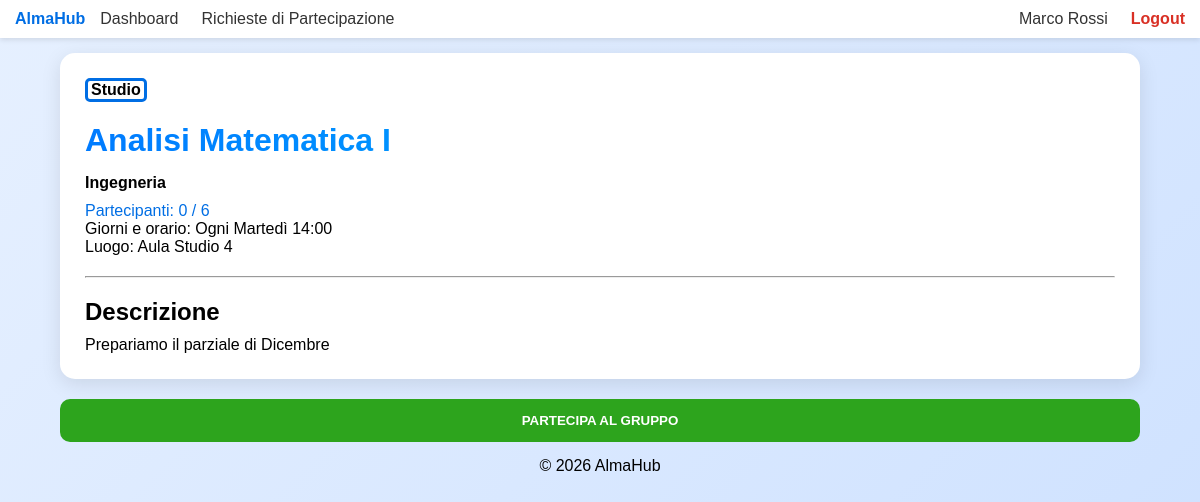
Screenshot of /public/group-details.php?id=1 (signed in) with the database file from the repository.
### tables this page shows
CREATE TABLE gruppi (
  id_gruppo INT AUTO_INCREMENT PRIMARY KEY,
  titolo VARCHAR(150) NOT NULL,
  corso VARCHAR(100) NOT NULL,
  descrizione TEXT,
  tipo ENUM('Studio', 'Elaborato') NOT NULL,
  luogo_incontro VARCHAR(255),
  orario_incontro VARCHAR(100),
  membri_max INT DEFAULT 6,
  id_creatore INT NOT NULL,
  stato ENUM('attivo', 'eliminato') DEFAULT 'attivo',
  data_creazione TIMESTAMP DEFAULT CURRENT_TIMESTAMP,
  FOREIGN KEY (id_creatore) REFERENCES utenti(id_utente) ON DELETE CASCADE
);

### public/group-details.php (called while the page is built, shortened)
<?php
require_once __DIR__ . '/../app/bootstrap.php';
$idGruppo = $_GET['id'] ?? null;
$gruppo = $dbh->getGroupDetails($idGruppo);
if (!empty($gruppo)) {
    $gruppo["numPartecipanti"] = $dbh->countGroupParticipants($idGruppo);
    $templateParams["gruppo"] = $gruppo;
} else {
    $templateParams["gruppo"] = [];
    $templateParams["errore"] = "Gruppo non trovato!";
}
require __DIR__ . '/../template/group-details-template.php';
?>

### db/database.php (called while the page is built, shortened)
<?php
class DatabaseHelper {
    private $db;
    public function __construct(string $host, string $user, string $pass, string $name, int $port = 3306){
        $this->db = new mysqli($host, $user, $pass, $name, $port);
    }
    public function getGroupDetails(int $idGruppo) {
        $stmt = $this->db->prepare("SELECT id_gruppo, titolo, corso, descrizione, tipo, luogo_incontro, orario_incontro, data_creazione, membri_max,
                    CONCAT(u.nome, ' ', u.cognome) AS creatore
                    FROM gruppi g
                    LEFT JOIN utenti u ON g.id_creatore = u.id_utente
                    WHERE id_gruppo = ?");
        $stmt->bind_param("i", $idGruppo);
        $stmt->execute();
        $groupDetails = $stmt->get_result();
        return $groupDetails->fetch_assoc() ?? [];
    }
    public function countGroupParticipants(int $idGruppo) {
        $stmt = $this->db->prepare("SELECT COUNT(*) as totale FROM iscrizioni WHERE id_gruppo = ? AND stato = 'confermato'");
        $stmt->bind_param("i", $idGruppo);
        $stmt->execute();
        $result = $stmt->get_result();
        $row = $result->fetch_assoc();
        return (int)($row['totale'] ?? 0);
    }
    public function isUserInGroup(int $idUtente, $idGruppo) {
        $query = "SELECT * FROM iscrizioni WHERE id_utente = ? AND id_gruppo = ? AND stato='confermato'";
        $stmt = $this->db->prepare($query);
        $stmt->bind_param("ii", $idUtente, $idGruppo);
        $stmt->execute();
        $result = $stmt->get_result();
        return $result->num_rows > 0;
    }
}
?>

### app/bootstrap.php (called while the page is built, shortened)
<?php
require_once __DIR__ . '/../db/database.php';
function isAdmin() {
    return $_SESSION['utente']['ruolo'] === 'admin';
}
$dbh = new DatabaseHelper(DB_HOST, DB_USER, DB_PASS, DB_NAME, DB_PORT);
?>

### template/group-details-template.php (the view, shortened to what this page needs)
<!DOCTYPE html>
<html lang="it">
<head>
    <link rel="stylesheet" href="../css/base.css">
    <link rel="stylesheet" href="../css/header.css">
    <link rel="stylesheet" href="../css/group-details.css">
</head>
<body>
<?php include 'layout/header.php'; ?>
    <?php if(!empty($templateParams["gruppo"])): ?>
        <div class="group-details">
            <p class="tipo"><strong> <?php echo $templateParams["gruppo"]["tipo"]; ?> </strong></p>
            <h1 class="gradient-text"><?php echo $templateParams["gruppo"]["titolo"]; ?></h1>
            <p class="course"><b><?php echo $templateParams["gruppo"]["corso"]; ?></b></p>
            <ul>
                <li><a class="members" href="group-members.php?id=<?php echo $templateParams["gruppo"]["id_gruppo"]; ?>">Partecipanti: <?php echo $templateParams["gruppo"]["numPartecipanti"]; ?> / <?php echo $templateParams["gruppo"]["membri_max"]; ?></a></li>
                <li>Giorni e orario: <?php echo $templateParams["gruppo"]["orario_incontro"]; ?></li>
                <li>Luogo: <?php echo $templateParams["gruppo"]["luogo_incontro"]; ?></li>
            </ul>
            <hr>
            <h2>Descrizione</h2>
            <p><?php echo $templateParams["gruppo"]["descrizione"]; ?></p>
        </div>
        <?php
            $isSubscribed = $dbh->isUserInGroup($_SESSION['utente']['id_utente'], $idGruppo);
        ?>
        <?php if (!$isSubscribed && !isAdmin()): ?>
            <form id="iscrizione">
                <button type="submit" class="btn btn-primary join-group" onclick="joinGroup()">PARTECIPA AL GRUPPO</button>
            </form>
        <?php endif; ?>
    <?php else: ?>
        <p>Gruppo non trovato.</p>
    <?php endif; ?>
    <?php include 'layout/footer.php'; ?>
</body>
</html>

### css/base.css (style rules this page uses)
* { margin: 0; padding: 0; box-sizing: border-box; }
body { margin: 0; font-family: Arial, sans-serif; }
:root { --primary-color: #007BFF; --primary-gradient: linear-gradient(90deg, #007BFF, #00C6FF); }
.gradient-text { background: var(--primary-gradient); -webkit-background-clip: text; -webkit-text-fill-color: transparent; }
.btn { padding: 12px 25px; border-radius: 10px; font-weight: bold; text-decoration: none; transition: 0.2s; cursor: pointer; }
.btn-primary { background-color: var(--primary-color); color: white; }

### css/group-details.css (style rules this page uses)
html, body { font-family: Arial, sans-serif; background: linear-gradient(135deg, #e6f0ff, #cce0ff); height: 100%; }
body { display: flex; flex-direction: column; min-height: 100vh; }
.group-details, .chat-container { margin: 10px auto; width: 95%; padding: 15px; border-radius: 15px; background: white; box-shadow: 0 5px 20px rgba(0,0,0,0.1); }
.group-details .tipo { display: inline-block; padding-left: 3px; padding-right: 3px; margin-bottom: 20px; border-style: solid; border-color: #006ee4; border-radius: 5px; }
.course, h2 { margin-bottom: 10px; }
h1 { margin-bottom: 15px; }
hr { margin-top: 20px; margin-bottom: 20px; }
.members { color: #006ee4; text-decoration: none; }
.group-details ul { list-style-type: none; }
.join-group { display: block; width: 95%; margin: 10px auto 15px auto; background-color: rgb(45, 164, 29); border-color: rgba(255, 47, 47, 0); }
@media screen and (min-width: 768px) { .group-details, .chat-container { margin: 15px auto 10px auto; width: 90%; padding: 25px; } }
@media screen and (min-width: 768px) { .join-group, .leave-group { width: 90%; } }

### rows the page displays
gruppi: tipo "Studio", titolo "Analisi Matematica I", corso "Ingegneria", membri_max "6", orario_incontro "Ogni Martedì 14:00", luogo_incontro "Aula Studio 4", descrizione "Prepariamo il parziale di Dicembre"

### other values shown
$_SESSION['utente']['nome'] "Marco"
$_SESSION['utente']['cognome'] "Rossi"
$templateParams["gruppo"]["numPartecipanti"] "0"
